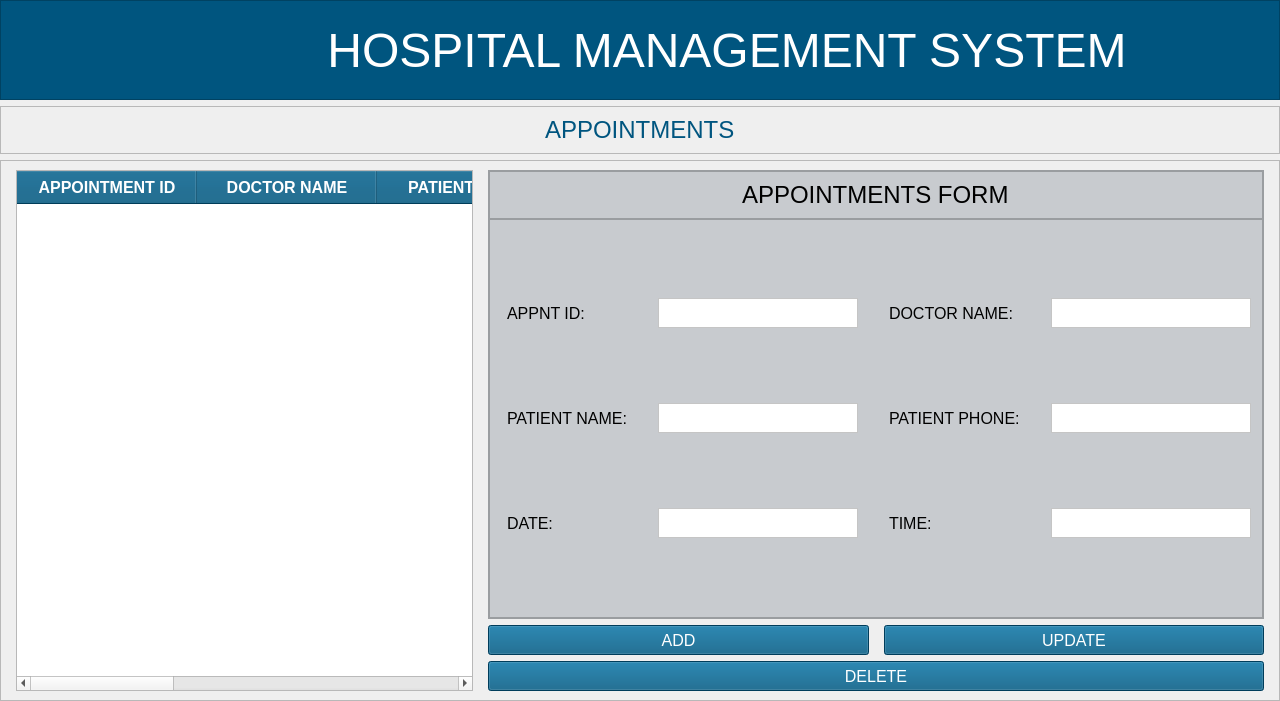
<?xml version="1.0" encoding="UTF-8"?>
<ui version="4.0">
 <class>MainWindow</class>
 <widget class="QMainWindow" name="MainWindow">
  <property name="geometry">
   <rect>
    <x>0</x>
    <y>0</y>
    <width>1280</width>
    <height>701</height>
   </rect>
  </property>
  <property name="windowTitle">
   <string>MainWindow</string>
  </property>
  <widget class="QWidget" name="centralwidget">
   <layout class="QVBoxLayout" name="verticalLayout_2">
    <property name="leftMargin">
     <number>0</number>
    </property>
    <property name="topMargin">
     <number>0</number>
    </property>
    <property name="rightMargin">
     <number>0</number>
    </property>
    <property name="bottomMargin">
     <number>0</number>
    </property>
    <item>
     <widget class="QFrame" name="header_frame">
      <property name="sizePolicy">
       <sizepolicy hsizetype="Preferred" vsizetype="Preferred">
        <horstretch>0</horstretch>
        <verstretch>0</verstretch>
       </sizepolicy>
      </property>
      <property name="minimumSize">
       <size>
        <width>1280</width>
        <height>100</height>
       </size>
      </property>
      <property name="maximumSize">
       <size>
        <width>16777215</width>
        <height>100</height>
       </size>
      </property>
      <property name="styleSheet">
       <string notr="true">background-color:rgb(0, 85, 127);</string>
      </property>
      <property name="frameShape">
       <enum>QFrame::StyledPanel</enum>
      </property>
      <property name="frameShadow">
       <enum>QFrame::Raised</enum>
      </property>
      <layout class="QHBoxLayout" name="horizontalLayout">
       <property name="sizeConstraint">
        <enum>QLayout::SetDefaultConstraint</enum>
       </property>
       <property name="leftMargin">
        <number>0</number>
       </property>
       <property name="topMargin">
        <number>0</number>
       </property>
       <property name="rightMargin">
        <number>0</number>
       </property>
       <property name="bottomMargin">
        <number>0</number>
       </property>
       <item>
        <widget class="QFrame" name="logo_frame">
         <property name="minimumSize">
          <size>
           <width>80</width>
           <height>50</height>
          </size>
         </property>
         <property name="maximumSize">
          <size>
           <width>100</width>
           <height>16777215</height>
          </size>
         </property>
         <property name="styleSheet">
          <string notr="true">background-color:transparent;
margin-top:6px;
margin-bottom:0px;</string>
         </property>
         <property name="frameShape">
          <enum>QFrame::StyledPanel</enum>
         </property>
         <property name="frameShadow">
          <enum>QFrame::Raised</enum>
         </property>
         <widget class="QLabel" name="backBtn">
          <property name="geometry">
           <rect>
            <x>20</x>
            <y>10</y>
            <width>61</width>
            <height>71</height>
           </rect>
          </property>
          <property name="cursor">
           <cursorShape>PointingHandCursor</cursorShape>
          </property>
          <property name="styleSheet">
           <string notr="true"/>
          </property>
          <property name="text">
           <string/>
          </property>
          <property name="pixmap">
           <pixmap resource="../../assets/resources.qrc">:/reosurces_logo/back-svgrepo-com.svg</pixmap>
          </property>
          <property name="scaledContents">
           <bool>true</bool>
          </property>
          <property name="alignment">
           <set>Qt::AlignCenter</set>
          </property>
         </widget>
        </widget>
       </item>
       <item>
        <widget class="QFrame" name="title_frame">
         <property name="minimumSize">
          <size>
           <width>1280</width>
           <height>0</height>
          </size>
         </property>
         <property name="font">
          <font>
           <pointsize>42</pointsize>
          </font>
         </property>
         <property name="styleSheet">
          <string notr="true">background-color:transparent;</string>
         </property>
         <property name="frameShape">
          <enum>QFrame::StyledPanel</enum>
         </property>
         <property name="frameShadow">
          <enum>QFrame::Raised</enum>
         </property>
         <layout class="QVBoxLayout" name="verticalLayout">
          <item alignment="Qt::AlignHCenter">
           <widget class="QLabel" name="title_label">
            <property name="minimumSize">
             <size>
              <width>800</width>
              <height>0</height>
             </size>
            </property>
            <property name="font">
             <font>
              <pointsize>36</pointsize>
             </font>
            </property>
            <property name="styleSheet">
             <string notr="true">color:#fff;</string>
            </property>
            <property name="text">
             <string>HOSPITAL MANAGEMENT SYSTEM</string>
            </property>
            <property name="alignment">
             <set>Qt::AlignCenter</set>
            </property>
           </widget>
          </item>
         </layout>
        </widget>
       </item>
      </layout>
     </widget>
    </item>
    <item>
     <widget class="QFrame" name="frame_15">
      <property name="maximumSize">
       <size>
        <width>16777215</width>
        <height>80</height>
       </size>
      </property>
      <property name="frameShape">
       <enum>QFrame::StyledPanel</enum>
      </property>
      <property name="frameShadow">
       <enum>QFrame::Raised</enum>
      </property>
      <layout class="QVBoxLayout" name="verticalLayout_22">
       <item alignment="Qt::AlignHCenter">
        <widget class="QLabel" name="activityNameDisp">
         <property name="font">
          <font>
           <pointsize>18</pointsize>
          </font>
         </property>
         <property name="styleSheet">
          <string notr="true">color:rgb(0, 85, 127);</string>
         </property>
         <property name="text">
          <string>APPOINTMENTS</string>
         </property>
        </widget>
       </item>
      </layout>
     </widget>
    </item>
    <item>
     <widget class="QFrame" name="frame">
      <property name="frameShape">
       <enum>QFrame::StyledPanel</enum>
      </property>
      <property name="frameShadow">
       <enum>QFrame::Raised</enum>
      </property>
      <layout class="QGridLayout" name="gridLayout_2">
       <property name="leftMargin">
        <number>15</number>
       </property>
       <property name="topMargin">
        <number>9</number>
       </property>
       <property name="rightMargin">
        <number>15</number>
       </property>
       <property name="horizontalSpacing">
        <number>15</number>
       </property>
       <item row="0" column="1" colspan="2">
        <widget class="QFrame" name="frame_3">
         <property name="styleSheet">
          <string notr="true">BACKGROUND-COLOR:#c8cbcf;
BORDER-RADIUS:5PX;</string>
         </property>
         <property name="frameShape">
          <enum>QFrame::StyledPanel</enum>
         </property>
         <property name="frameShadow">
          <enum>QFrame::Raised</enum>
         </property>
         <layout class="QVBoxLayout" name="verticalLayout_3">
          <property name="spacing">
           <number>0</number>
          </property>
          <property name="leftMargin">
           <number>0</number>
          </property>
          <property name="topMargin">
           <number>0</number>
          </property>
          <property name="rightMargin">
           <number>0</number>
          </property>
          <property name="bottomMargin">
           <number>0</number>
          </property>
          <item>
           <widget class="QFrame" name="frame_4">
            <property name="font">
             <font>
              <pointsize>15</pointsize>
             </font>
            </property>
            <property name="frameShape">
             <enum>QFrame::StyledPanel</enum>
            </property>
            <property name="frameShadow">
             <enum>QFrame::Raised</enum>
            </property>
            <layout class="QHBoxLayout" name="horizontalLayout_3">
             <item alignment="Qt::AlignHCenter">
              <widget class="QLabel" name="label">
               <property name="font">
                <font>
                 <pointsize>18</pointsize>
                </font>
               </property>
               <property name="text">
                <string>APPOINTMENTS FORM</string>
               </property>
              </widget>
             </item>
            </layout>
           </widget>
          </item>
          <item>
           <widget class="QFrame" name="frame_5">
            <property name="styleSheet">
             <string notr="true">padding-right:2px;
padding-left:2px;</string>
            </property>
            <property name="frameShape">
             <enum>QFrame::StyledPanel</enum>
            </property>
            <property name="frameShadow">
             <enum>QFrame::Raised</enum>
            </property>
            <layout class="QGridLayout" name="gridLayout">
             <property name="horizontalSpacing">
              <number>25</number>
             </property>
             <item row="2" column="2">
              <widget class="QLabel" name="label_5">
               <property name="font">
                <font>
                 <pointsize>12</pointsize>
                </font>
               </property>
               <property name="text">
                <string>PATIENT PHONE:</string>
               </property>
              </widget>
             </item>
             <item row="3" column="2">
              <widget class="QLabel" name="label_8">
               <property name="font">
                <font>
                 <pointsize>12</pointsize>
                </font>
               </property>
               <property name="text">
                <string>TIME:</string>
               </property>
              </widget>
             </item>
             <item row="2" column="0">
              <widget class="QLabel" name="label_4">
               <property name="font">
                <font>
                 <pointsize>12</pointsize>
                </font>
               </property>
               <property name="text">
                <string>PATIENT NAME:</string>
               </property>
              </widget>
             </item>
             <item row="0" column="2">
              <widget class="QLabel" name="label_3">
               <property name="font">
                <font>
                 <pointsize>12</pointsize>
                </font>
               </property>
               <property name="text">
                <string>DOCTOR NAME:</string>
               </property>
              </widget>
             </item>
             <item row="0" column="3">
              <widget class="QTextEdit" name="docNameEntry">
               <property name="maximumSize">
                <size>
                 <width>200</width>
                 <height>30</height>
                </size>
               </property>
               <property name="font">
                <font>
                 <pointsize>12</pointsize>
                </font>
               </property>
               <property name="styleSheet">
                <string notr="true">background-color:white;</string>
               </property>
              </widget>
             </item>
             <item row="0" column="0">
              <widget class="QLabel" name="label_2">
               <property name="font">
                <font>
                 <pointsize>12</pointsize>
                </font>
               </property>
               <property name="text">
                <string>APPNT ID:</string>
               </property>
              </widget>
             </item>
             <item row="2" column="1">
              <widget class="QTextEdit" name="patNameEntry">
               <property name="maximumSize">
                <size>
                 <width>200</width>
                 <height>30</height>
                </size>
               </property>
               <property name="font">
                <font>
                 <pointsize>12</pointsize>
                </font>
               </property>
               <property name="styleSheet">
                <string notr="true">background-color:white;</string>
               </property>
              </widget>
             </item>
             <item row="3" column="0">
              <widget class="QLabel" name="label_7">
               <property name="font">
                <font>
                 <pointsize>12</pointsize>
                </font>
               </property>
               <property name="text">
                <string>DATE:</string>
               </property>
              </widget>
             </item>
             <item row="3" column="3">
              <widget class="QTextEdit" name="apptTimeEntry">
               <property name="maximumSize">
                <size>
                 <width>200</width>
                 <height>30</height>
                </size>
               </property>
               <property name="font">
                <font>
                 <pointsize>12</pointsize>
                </font>
               </property>
               <property name="styleSheet">
                <string notr="true">background-color:white;</string>
               </property>
              </widget>
             </item>
             <item row="3" column="1">
              <widget class="QTextEdit" name="apptDateEntry">
               <property name="maximumSize">
                <size>
                 <width>200</width>
                 <height>30</height>
                </size>
               </property>
               <property name="font">
                <font>
                 <pointsize>12</pointsize>
                </font>
               </property>
               <property name="styleSheet">
                <string notr="true">background-color:white;</string>
               </property>
              </widget>
             </item>
             <item row="2" column="3">
              <widget class="QTextEdit" name="patPhoneEntry">
               <property name="maximumSize">
                <size>
                 <width>200</width>
                 <height>30</height>
                </size>
               </property>
               <property name="font">
                <font>
                 <pointsize>12</pointsize>
                </font>
               </property>
               <property name="styleSheet">
                <string notr="true">background-color:white;</string>
               </property>
              </widget>
             </item>
             <item row="0" column="1">
              <widget class="QTextEdit" name="apptIdEntry">
               <property name="maximumSize">
                <size>
                 <width>200</width>
                 <height>30</height>
                </size>
               </property>
               <property name="font">
                <font>
                 <pointsize>12</pointsize>
                </font>
               </property>
               <property name="styleSheet">
                <string notr="true">background-color:white;</string>
               </property>
              </widget>
             </item>
            </layout>
           </widget>
          </item>
         </layout>
        </widget>
       </item>
       <item row="2" column="1" colspan="2">
        <widget class="QPushButton" name="delAppntBtn">
         <property name="minimumSize">
          <size>
           <width>200</width>
           <height>30</height>
          </size>
         </property>
         <property name="font">
          <font>
           <pointsize>12</pointsize>
          </font>
         </property>
         <property name="cursor">
          <cursorShape>PointingHandCursor</cursorShape>
         </property>
         <property name="styleSheet">
          <string notr="true">background-color:rgb(0, 85, 127);
COLOR:WHITE;
BORDER-RADIUS:5PX</string>
         </property>
         <property name="text">
          <string>DELETE</string>
         </property>
        </widget>
       </item>
       <item row="1" column="1">
        <widget class="QPushButton" name="addAppntBtn">
         <property name="minimumSize">
          <size>
           <width>200</width>
           <height>30</height>
          </size>
         </property>
         <property name="font">
          <font>
           <pointsize>12</pointsize>
          </font>
         </property>
         <property name="cursor">
          <cursorShape>PointingHandCursor</cursorShape>
         </property>
         <property name="styleSheet">
          <string notr="true">background-color:rgb(0, 85, 127);
COLOR:WHITE;
BORDER-RADIUS:5PX</string>
         </property>
         <property name="text">
          <string>ADD</string>
         </property>
        </widget>
       </item>
       <item row="0" column="0" rowspan="3">
        <widget class="QTableWidget" name="tableAppntDet">
         <property name="minimumSize">
          <size>
           <width>0</width>
           <height>0</height>
          </size>
         </property>
         <property name="font">
          <font>
           <pointsize>12</pointsize>
          </font>
         </property>
         <property name="cursor" stdset="0">
          <cursorShape>PointingHandCursor</cursorShape>
         </property>
         <property name="styleSheet">
          <string notr="true">QHeaderView::section {
                background-color: #00557d;
                color: white;
                font-weight: bold;
padding:5px;
            }</string>
         </property>
         <property name="editTriggers">
          <set>QAbstractItemView::NoEditTriggers</set>
         </property>
         <property name="selectionMode">
          <enum>QAbstractItemView::SingleSelection</enum>
         </property>
         <property name="selectionBehavior">
          <enum>QAbstractItemView::SelectRows</enum>
         </property>
         <property name="showGrid">
          <bool>true</bool>
         </property>
         <property name="sortingEnabled">
          <bool>true</bool>
         </property>
         <property name="wordWrap">
          <bool>false</bool>
         </property>
         <attribute name="horizontalHeaderCascadingSectionResizes">
          <bool>true</bool>
         </attribute>
         <attribute name="horizontalHeaderDefaultSectionSize">
          <number>180</number>
         </attribute>
         <attribute name="verticalHeaderDefaultSectionSize">
          <number>45</number>
         </attribute>
         <column>
          <property name="text">
           <string>APPOINTMENT ID</string>
          </property>
          <property name="background">
           <color>
            <red>0</red>
            <green>85</green>
            <blue>125</blue>
           </color>
          </property>
         </column>
         <column>
          <property name="text">
           <string>DOCTOR NAME</string>
          </property>
         </column>
         <column>
          <property name="text">
           <string>PATIENT NAME</string>
          </property>
         </column>
         <column>
          <property name="text">
           <string>PATIENT PHONE</string>
          </property>
         </column>
         <column>
          <property name="text">
           <string>DATE</string>
          </property>
         </column>
         <column>
          <property name="text">
           <string>TIME</string>
          </property>
         </column>
        </widget>
       </item>
       <item row="1" column="2">
        <widget class="QPushButton" name="updtAppntBtn">
         <property name="minimumSize">
          <size>
           <width>200</width>
           <height>30</height>
          </size>
         </property>
         <property name="font">
          <font>
           <pointsize>12</pointsize>
          </font>
         </property>
         <property name="cursor">
          <cursorShape>PointingHandCursor</cursorShape>
         </property>
         <property name="styleSheet">
          <string notr="true">background-color:rgb(0, 85, 127);
COLOR:WHITE;
BORDER-RADIUS:5PX</string>
         </property>
         <property name="text">
          <string>UPDATE</string>
         </property>
        </widget>
       </item>
      </layout>
     </widget>
    </item>
   </layout>
  </widget>
 </widget>
 <resources>
  <include location="../../assets/resources.qrc"/>
 </resources>
 <connections/>
</ui>
